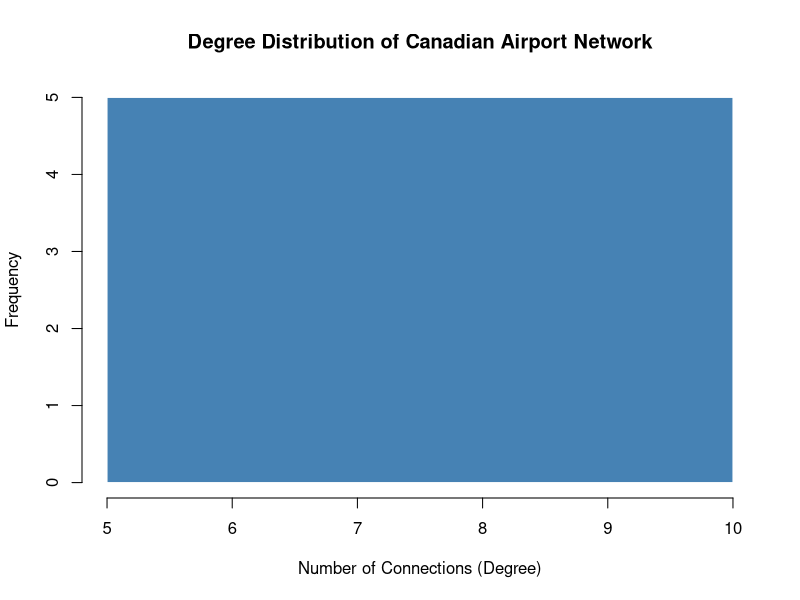
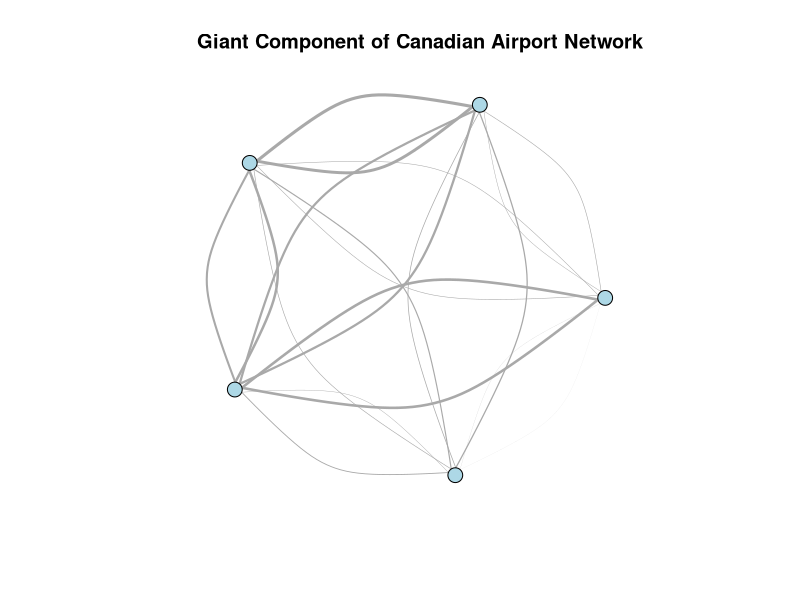

Here is the R script that generated these plots, in order:
# ============================================================
# Analysis of Canadian airports connectivity
# (version adapted to your CSV files)
# ============================================================

library(igraph)
library(tidyverse)

# 1. Load datasets -----------------------------------------------------------

nodes <- read.csv("nodes.csv", stringsAsFactors = FALSE)
edges <- read.csv("edges_daily.csv", stringsAsFactors = FALSE)
flights <- read.csv("flights.csv", stringsAsFactors = FALSE)       # loaded for context
turnarounds <- read.csv("turnarounds.csv", stringsAsFactors = FALSE)  # loaded for context

# 2. Clean / standardize column names ---------------------------------------

# nodes: icao, iata, city  → use icao as vertex name
nodes <- nodes %>%
  rename(name = icao)

# edges: date, dep_icao, arr_icao, flights, mean_duration_s, median_duration_s
edges <- edges %>%
  rename(
    origin = dep_icao,
    destination = arr_icao
  )

# 3. Build an edge list aggregated over dates -------------------------------

# remove self-loops, keep only airports we have in nodes,
# and aggregate multiple days into total flights & avg durations
edges_clean <- edges %>%
  filter(origin != destination) %>%
  filter(origin %in% nodes$name & destination %in% nodes$name) %>%
  group_by(origin, destination) %>%
  summarise(
    flights_total = sum(flights, na.rm = TRUE),
    mean_duration_s = mean(mean_duration_s, na.rm = TRUE),
    median_duration_s = mean(median_duration_s, na.rm = TRUE),
    .groups = "drop"
  )

cat("Nodes:\n")
print(head(nodes))
cat("\nEdges (aggregated):\n")
print(head(edges_clean))

# 4. Create the graph -------------------------------------------------------

g_all <- graph_from_data_frame(
  d = edges_clean,
  vertices = nodes,
  directed = FALSE
)

cat("\nSummary of the full network:\n")
print(summary(g_all))

# 5. Connectivity metrics (safe for disconnected graphs) --------------------

cat("\nConnectivity Metrics:\n")

density_val <- edge_density(g_all, loops = FALSE)
components_info <- components(g_all)
avg_degree <- mean(degree(g_all))

# average.path.length() will error if unconnected unless we set unconnected = TRUE
avg_path <- average.path.length(g_all, unconnected = TRUE)

cat(sprintf("Density: %.4f\n", density_val))
cat(sprintf("Average Degree: %.2f\n", avg_degree))
cat(sprintf("Average Path Length (unconnected): %.2f\n", avg_path))
cat(sprintf("Number of connected components: %d\n", components_info$no))

# 6. Centrality -------------------------------------------------------------

centrality <- tibble(
  airport = V(g_all)$name,
  degree = degree(g_all),
  betweenness = betweenness(g_all),
  eigen = eigen_centrality(g_all)$vector,
  strength = strength(g_all, vids = V(g_all), weights = E(g_all)$flights_total)
)

top_hubs <- centrality %>% arrange(desc(degree)) %>% slice(1:10)
top_bridges <- centrality %>% arrange(desc(betweenness)) %>% slice(1:10)

cat("\nTop 10 Hubs by Degree:\n")
print(top_hubs)

cat("\nTop 10 Bridges by Betweenness:\n")
print(top_bridges)

# 7. Visualize degree distribution ------------------------------------------

hist(
  degree(g_all),
  main = "Degree Distribution of Canadian Airport Network",
  xlab = "Number of Connections (Degree)",
  col = "steelblue",
  border = "white"
)

# 8. Visualize the giant component only (to avoid massive clutter) ----------

giant_id <- which.max(components_info$csize)
g_giant <- induced_subgraph(
  g_all,
  which(components_info$membership == giant_id)
)

plot(
  g_giant,
  vertex.size = degree(g_giant),
  vertex.label = NA,
  vertex.color = "lightblue",
  edge.width = E(g_giant)$flights_total / max(E(g_giant)$flights_total, na.rm = TRUE) * 3,
  main = "Giant Component of Canadian Airport Network"
)

# 9. Export centrality results ----------------------------------------------

write.csv(centrality, "airport_centrality.csv", row.names = FALSE)
cat("\nCentrality results saved to airport_centrality.csv\n")
